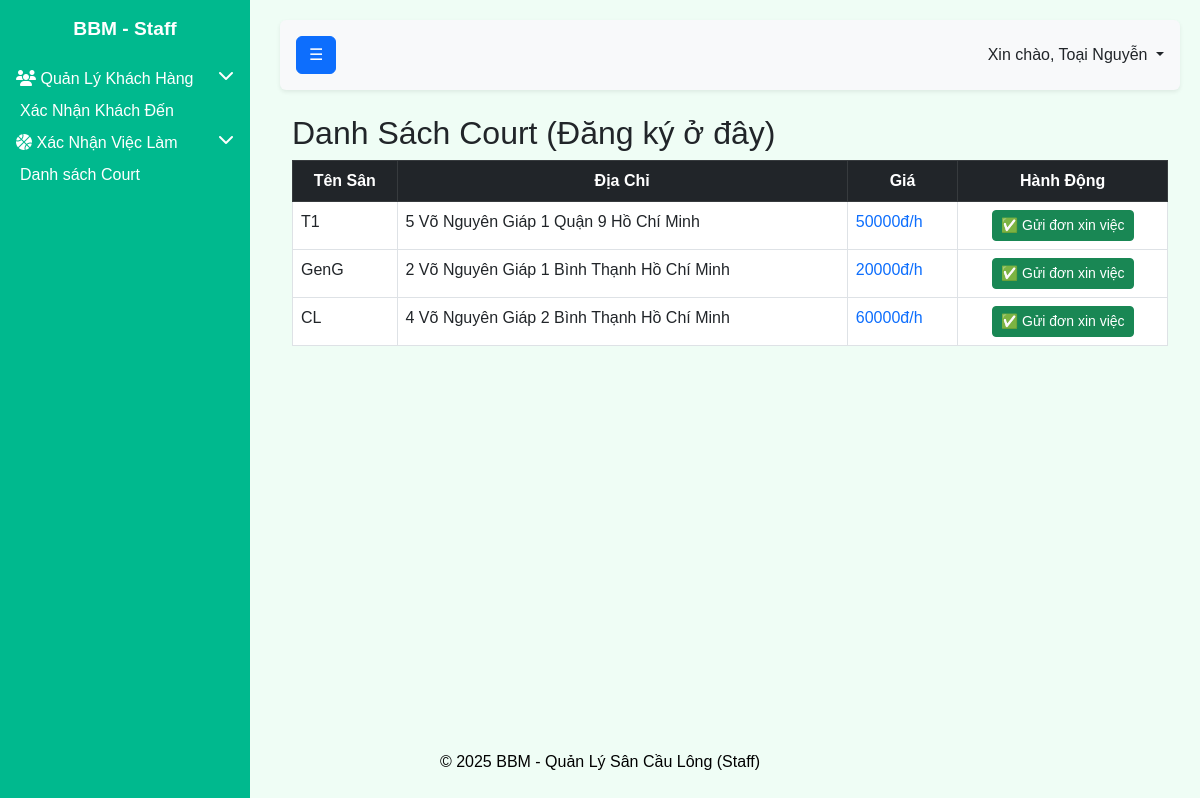
/r2dangky/ (signed in), run on the app's committed database.
### BUser/models.py (models this page shows, shortened)
class User(AbstractUser):
    ROLE_CHOICES = [
        ('customer', 'Customer'),
        ('courtstaff', 'Court Staff'),
        ('courtmanager', 'Court Manager'),
    ]
    role = models.CharField(max_length=20, choices=ROLE_CHOICES)
    GENDER_CHOICES = [
        ('M', 'Nam'),
        ('F', 'Nữ'),
        ('O', 'Khác')
    ]
    gender = models.CharField(max_length=1, choices=GENDER_CHOICES, default='M')
    sdt= models.IntegerField(default=0, null=True, blank=True)

### BCourt/models.py (models this page shows, shortened)
class Court(models.Model):
    courtManager = models.ForeignKey("BUser.User", on_delete=models.CASCADE, limit_choices_to={'role':'courtmanager'})
    maCourt = models.CharField(default='',max_length=10, primary_key=True)
    name = models.CharField(max_length=100)
    address = models.ForeignKey(Address, on_delete=models.CASCADE)
    price = models.IntegerField(validators=[MinValueValidator(10000)])
    description = models.CharField(default='',max_length=255, null=True, blank= True)
    img = models.ImageField(upload_to="images/", verbose_name="Hình ảnh sân")
    courtStaff=models.ManyToManyField("BUser.User", limit_choices_to={'role':'courtstaff'}, related_name="staffed_courts", blank=True)
    rateAvr = models.FloatField(default=0.0)  # Trung bình rating

class Address(models.Model):
    soNha=models.CharField(max_length=100)
    duong=models.CharField(max_length=100)
    phuong=models.CharField(max_length=100)
    quan=models.CharField(max_length=100)
    tinh=models.CharField(max_length=100)
    class Meta:
        unique_together = ['soNha', 'duong', 'phuong', 'quan', 'tinh']
    def __str__(self):
        return f"{self.soNha} {self.duong} {self.phuong} {self.quan} {self.tinh} "

### home/views.py (the view)
# urls.py: path('r2dangky/', views.r2dangky, name='r2dangky'),
def r2dangky(request):
    user=request.user
    lc = Court.objects.exclude(
    xinviec__courtStaff=user, xinviec__duyet__in=["approved", "pending"]
    )
    if request.method == 'POST':
        maCourt=request.POST.get("maCourt")
        court=get_object_or_404(Court,maCourt=maCourt)
        check =xinViec.objects.filter(court=court, courtStaff=user).exists()
        if not check:
            xv=xinViec.objects.create(court=court, courtStaff=user)
    return render(request, "home/r2workRegister.html", {"lc":lc})

### home/templates/home/r2workRegister.html (shortened to what this page needs)
{% extends "r2master_page.html" %}
{%load static%}
{%block sidebar%}
    {%include '../r2sidebar.html' %}
{%endblock%}
{%block navbar%}
    {%include '../r2navbar.html' %}
{%endblock%}
{%block footer%}
    {%include '../r2footer.html' %}
{%endblock%}
{%block content%}
<div class="container mt-4">
    <h2>Danh Sách Court (Đăng ký ở đây)</h2>
    <div class="table-responsive">
        <table class="table table-bordered table-hover">
            <thead class="table-dark">
                <tr>
                    <th class="text-center">Tên Sân</th>
                    <th class="text-center">Địa Chỉ</th>
                    <th class="text-center">Giá</th>
                    <th class="text-center">Hành Động</th>
                </tr>
            </thead>
            <tbody>
                {%for c in lc%}
                <form method="POST">
                    <tr>
                        <td>{{ c.name }}</td>
                        <td>{{ c.address }}</td>
                        <td class="text-primary">{{ c.price }}đ/h</td>
                        <td class="text-center">
                            <button class="btn btn-success btn-sm" type="submit">✅ Gửi đơn xin việc</button>
                        </td>
                    </tr>
                </form>
                {%endfor%}
            </tbody>
        </table>
    </div>
</div>
{%endblock%}

### home/templates/r2navbar.html (shortened to what this page needs)
<nav class="navbar navbar-expand-lg navbar-light bg-light rounded shadow-sm p-3 mb-4">
    <button class="btn btn-primary" id="menu-toggle">☰</button>
    <div class="dropdown ms-auto text-end">
        <span class="dropdown-toggle" id="staffDropdown" role="button" data-bs-toggle="dropdown" aria-expanded="false" style="cursor: pointer;">
            Xin chào, {{user.first_name}} {{user.last_name}}
        </span>
    </div>
</nav>

### home/static/home/css/CourtStaff.css (style rules this page uses)
body { font-family: 'Arial', sans-serif; background-color: #effdf5; }

### data on the page
User: first_name "Toại", last_name "Nguyễn"
Court: name "T1", address "5 Võ Nguyên Giáp 1 Quận 9 Hồ Chí Minh", price "50000"
Court: name "GenG", address "2 Võ Nguyên Giáp 1 Bình Thạnh Hồ Chí Minh", price "20000"
Court: name "CL", address "4 Võ Nguyên Giáp 2 Bình Thạnh Hồ Chí Minh", price "60000"
